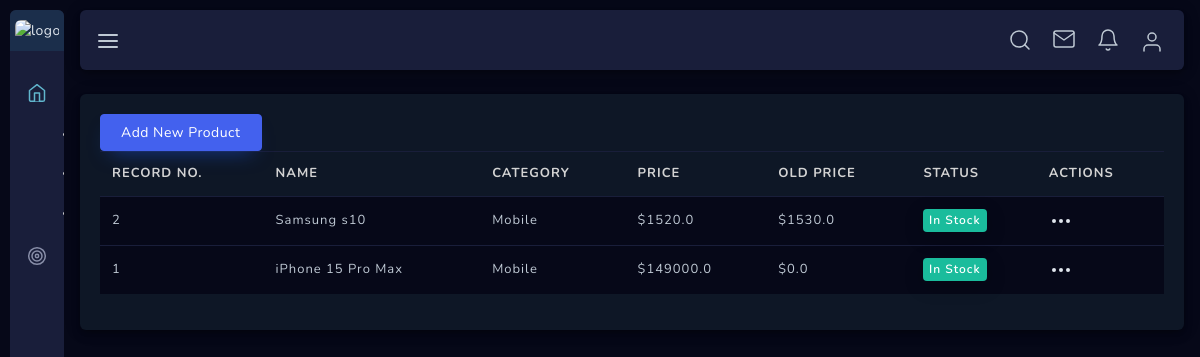
/dashboard/products/, run on an earlier commit of the app's database.
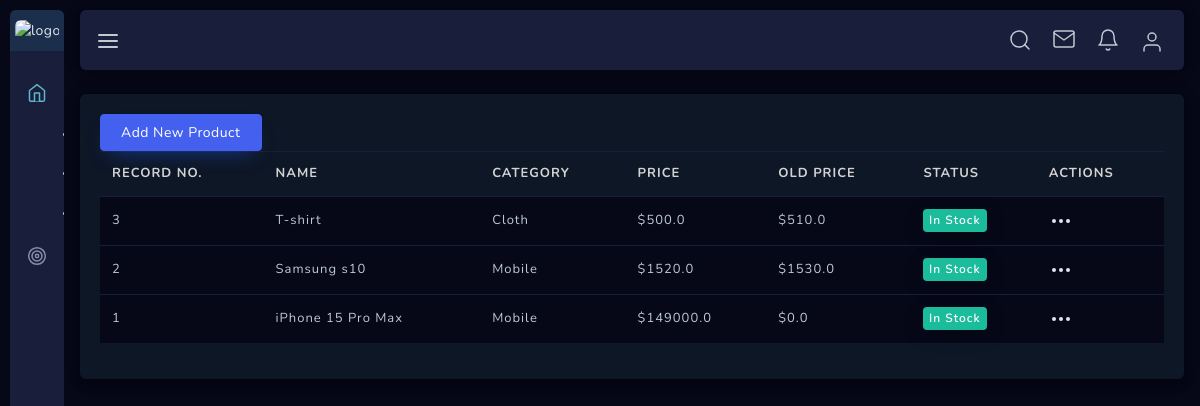
And on a later commit of the database.
### store/models.py (models this page shows, shortened)
class Product(models.Model):
    name = models.CharField(max_length=250, blank=False, null=False)
    category = models.ForeignKey(
        Category, on_delete=models.CASCADE, related_name='category')
    preview_des = models.CharField(
        max_length=255, verbose_name="Short Descriptions")
    description = models.TextField(
        max_length=1000, verbose_name="Descriptions")
    image = models.ImageField(upload_to='products', blank=False, null=False)
    price = models.FloatField()
    old_price = models.FloatField(default=0.00, blank=True, null=True)
    is_stock = models.BooleanField(default=True)
    slug = models.SlugField(unique=True)
    created = models.DateTimeField(auto_now_add=True)
    class Meta:
        ordering = ['-created']

class Category(models.Model):
    name = models.CharField(max_length=50, blank=False, null=False)
    image = models.ImageField(upload_to="category", blank=True, null=True)
    parent = models.ForeignKey(
        "self", related_name="children", on_delete=models.CASCADE, blank=True, null=True)
    created = models.DateTimeField(auto_now_add=True)
    def __str__(self):
        return self.name
    class Meta:
        ordering = ['-created']
        verbose_name_plural = 'Categories'

### dashboard/views.py (the view, shortened to what this page needs)
# urls.py: path('products/', views.ProductListView.as_view(), name='product_list'),
class ProductListView(TemplateView):
    def get(self, request, *args, **kwargs):
        query = request.GET.get('q', '')
        products = Product.objects.all().order_by('-id')
        if query:
            products = Product.objects.filter(name__icontains=query).order_by('-id')
        else:
            products = Product.objects.all().order_by('-id')
        context = {
            'products': products,
            'search_query': query,
        }
        return render(request, 'dashboard/product_list.html', context)

### notification/templatetags/notification.py (called while the page is built)
@register.filter
def notification(user):
    if user.is_authenticated:
        try:
            user_obj = UserObj.objects.get(user=user)
        except UserObj.DoesNotExist:
            return None  # Return None if the user doesn't have a UserObj
        notification = Notification.objects.filter(userobj=user_obj, is_read=False).order_by('-id')
        if notification.exists():
            return notification
        else:
            return None
    else:
        return None

### templates/dashboard/product_list.html (shortened to what this page needs)
{% extends 'dashboard/base.html' %}
{% block body %}
    <div class="main-container sidebar-closed sbar-open" id="container">
        {% include 'dashboard/sidebar.html' %}
        <div id="content" class="main-content">
            <div class="layout-px-spacing">
                <div class="row" id="cancel-row">
                    <div class="col-xl-12 col-lg-12 col-sm-12 layout-top-spacing layout-spacing">
                        <div class="widget-content widget-content-area br-6">
                            <a class="btn btn-primary" href="{% url 'dashboard:add_new_product'  %}">Add New Product</a>
                            <table id="invoice-list" class="table table-hover" style="width:100%">
                                <thead>
                                    <tr>
                                        <th class="checkbox-column"> Record no. </th>
                                        <th>Name</th>
                                        <th>Category</th>
                                        <th>Price</th>
                                        <th>Old Price</th>
                                        <th>Status</th>
                                        <th>Actions</th>
                                    </tr>
                                </thead>
                                <tbody>
                                {% if products %}
                                {% for product in products %}
                                    <tr>
                                        <td class="checkbox-column">{{ product.id }}</td>
                                        <td>{{ product.name }}</td>
                                        <td>{{ product.category }}</td>
                                        <td>${{ product.price }}</td>
                                        <td>${{ product.old_price }}</td>
                                        <td>
                                            {% if product.is_stock %}
                                                <span class="badge badge-success">In Stock</span>
                                            {% else %}
                                                <span class="badge badge-danger">Out of Stock</span>
                                            {% endif %}
                                        </td>
                                        <td>
                                            <div class="dropdown">
                                                <a class="dropdown-toggle" href="#" role="button" id="dropdownMenuLink2" data-toggle="dropdown" aria-haspopup="true" aria-expanded="true">
                                                </a>
                                            </div>
                                        </td>
                                    </tr>
                                {% endfor %}
                            {% else %}
                                <tr>
                                    <td colspan="7" class="text-center">No products found matching "{{ search_query }}"</td>
                                </tr>
                            {% endif %}
                                </tbody>
                            </table>
                        </div>
                    </div>
                </div>
            </div>
        </div>
    </div>
{% endblock body %}

What changed in the data, as far as the page shows it:
added Product: id "3", name "T-shirt", category "Cloth", price "500.0", old_price "510.0", is_stock "In Stock"
